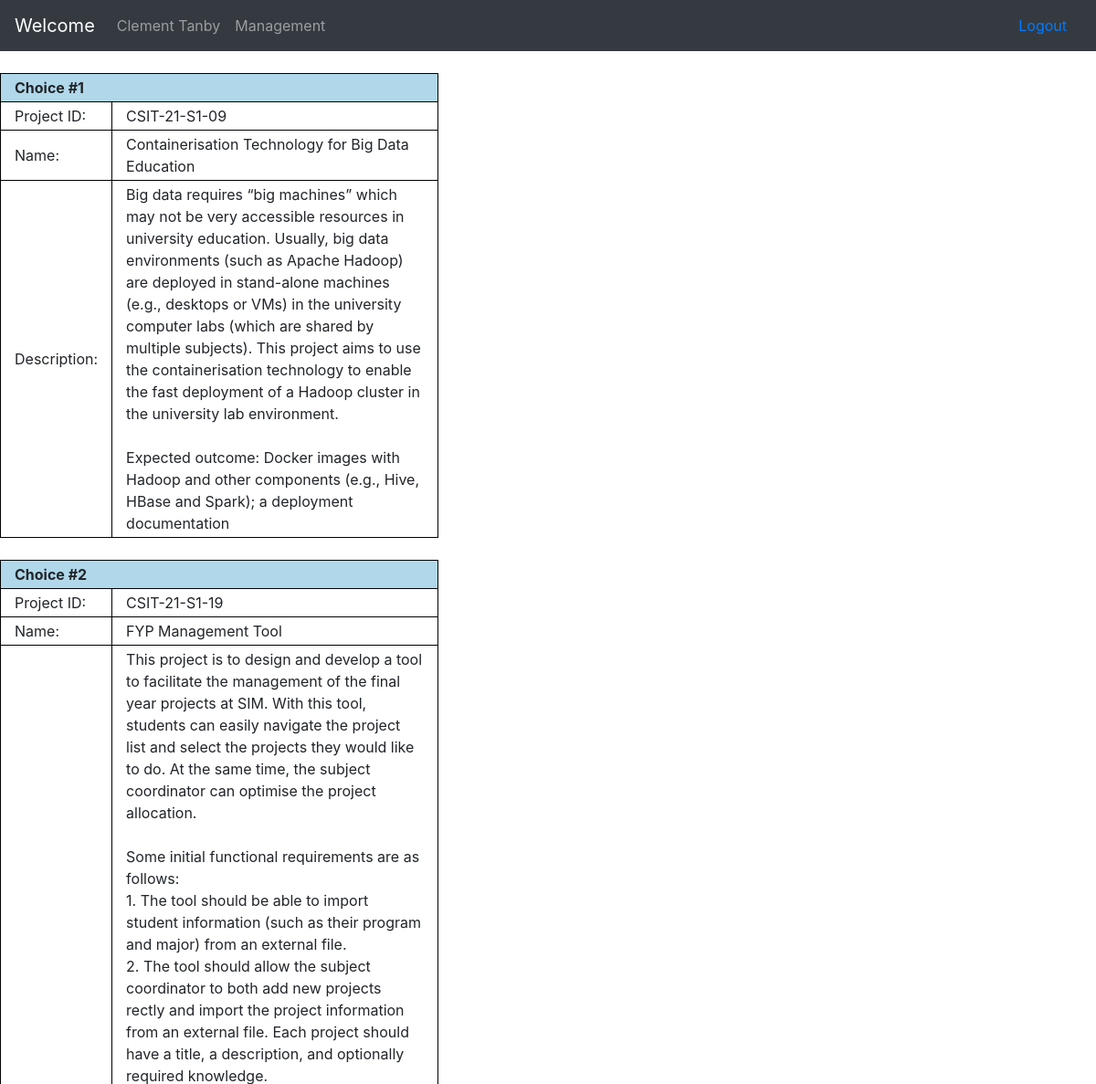
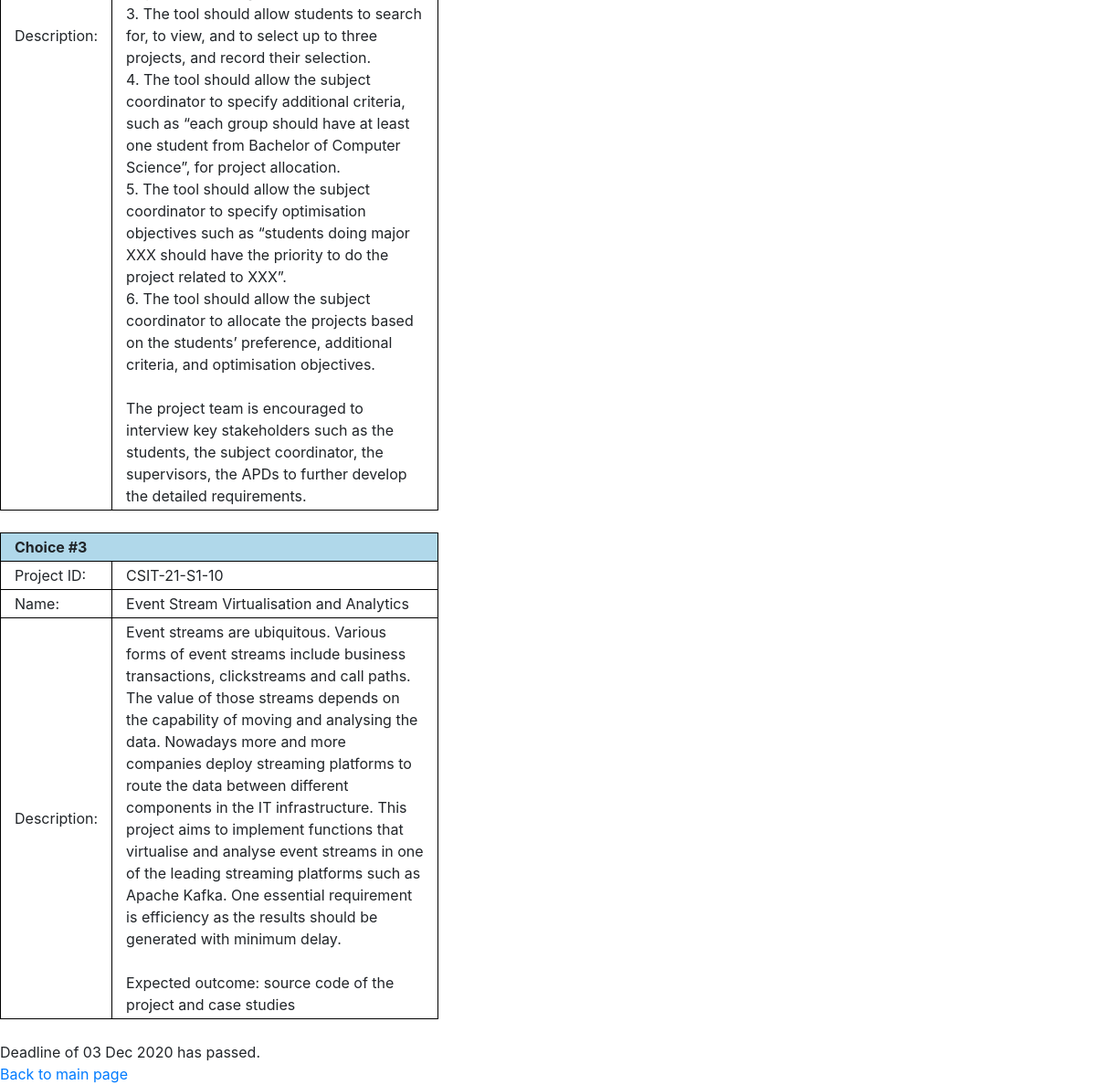
/view_choices.php (signed in), run on the app's committed database (2 pictures, top to bottom).
### tables this page shows
CREATE TABLE IF NOT EXISTS `accounts` (
  `sim_id` varchar(10) NOT NULL,
  `uow_id` varchar(10) NOT NULL,
  `name` tinytext NOT NULL,
  `password` varchar(64) NOT NULL,
  `phone` varchar(16) DEFAULT NULL,
  `sim_email` varchar(64) DEFAULT NULL,
  `personal_email` varchar(64) DEFAULT NULL,
  `show_phone` tinyint(1) NOT NULL DEFAULT '0',
  `show_email` tinyint(1) NOT NULL DEFAULT '0',
  `type` int(1) NOT NULL COMMENT '0 = Faculty, 1 = Full-time Student, 2 = Part-time Student, 8 = Admin, 9 = Superadmin',
  `majors` json DEFAULT NULL COMMENT 'Faculty => JSON of varchar(8)+,\r\nStudent = JSON of 1 varchar(8) -\r\n[majors.id]',
  `choices` json DEFAULT NULL COMMENT 'Students only -\r\nJSON of varchar(8) [projects.id]',
  `year` smallint(4) DEFAULT NULL COMMENT 'Students only',
  `quarter` tinyint(1) DEFAULT NULL COMMENT 'Students only (1, 2, 3, or 4)',
  PRIMARY KEY (`sim_id`),
  UNIQUE KEY `accounts_uow_id` (`uow_id`),
  KEY `accounts_year_quarter` (`year`,`quarter`) USING BTREE,
  KEY `accounts_type` (`type`),
  KEY `accounts_sim_email` (`sim_email`) USING BTREE,
  KEY `accounts_personal_email` (`personal_email`)
);

CREATE TABLE IF NOT EXISTS `projects` (
  `id` int(11) NOT NULL AUTO_INCREMENT,
  `proj_id` varchar(24) NOT NULL,
  `name` varchar(64) NOT NULL,
  `description` text NOT NULL,
  `year` smallint(4) NOT NULL,
  `quarter` tinyint(1) NOT NULL,
  PRIMARY KEY (`id`),
  UNIQUE KEY `projects_proj_id` (`proj_id`),
  KEY `projects_year_quarter` (`year`,`quarter`)
);

CREATE TABLE IF NOT EXISTS `choice_deadlines` (
  `year` smallint(4) NOT NULL,
  `quarter` tinyint(1) NOT NULL,
  `deadline` date DEFAULT NULL,
  PRIMARY KEY (`year`,`quarter`)
);

### include/funcs/sql_funcs.php (called while the page is built, shortened)
<?php
	require_once(dirname(__FILE__)."/../class/ClassAccount.php");
	require_once(dirname(__FILE__)."/../class/ClassStudent.php");
	require_once(dirname(__FILE__)."/../class/ClassProject.php");
	function str_clean(&$string){
		return mysqli_real_escape_string($GLOBALS['mysql_link'], trim($string));
	}
	function db_query($query){
		$result = mysqli_query($GLOBALS['mysql_link'], $query);
		$error = mysqli_error($GLOBALS['mysql_link']);
		return $result;
	}
	function get_account($id, $type = ""){
		str_clean($id);
		str_clean($type);
		if($type == ""){
			$type = mysqli_fetch_assoc(db_query("SELECT `type` FROM `accounts` WHERE `sim_id` = '{$id}';"))['type'];
		}
		if($type == 1 || $type == 2){
			return new Student($id);
		}elseif($type == 8 || $type == 9){
			return new Admin($id);
		}elseif($type == 0){
			return new Faculty($id);
		}
		return false;
	}
	function get_project($id, $from = "id"){
		if($from != "proj_id"){
			$from = "id";
		}
		if(is_array($id)){
			array_walk_recursive($id, function(&$value, $key){
				str_clean($value);
				$value = htmlspecialchars($value);
			});
			$output = [];
			foreach($id as $i){
				try{
					$output[] = get_project($i, $from);
				}catch(Exception $e){
					continue;
				}
			}
			return $output;
		}else{
			str_clean($id);
			return new Project($id, $from);
		}
	}
	function get_deadline($year, $quarter){
		str_clean($year);
		str_clean($quarter);
		$query = db_query("SELECT `deadline` FROM `choice_deadlines` WHERE `year` = '{$year}' AND `quarter` = '{$quarter}';");
		if(mysqli_num_rows($query) <= 0){
			return NULL;
		}else{
			return mysqli_fetch_assoc($query)['deadline'];
		}
	}
?>

### include/class/ClassAccount.php (called while the page is built, shortened)
<?php
	require_once (dirname(__FILE__)."/../funcs/sql_funcs.php");
	abstract class Account{
		private	$name;
		public function __construct($id){
			$id = str_clean($id);
			$query = db_query("SELECT * FROM `accounts` WHERE `sim_id` = '{$id}' LIMIT 1;");
			$result = mysqli_fetch_assoc($query);
			if(mysqli_num_rows($query) == 1){
				$this->sim_id = $result['sim_id'];
				$this->name = $result['name'];
				$this->account_type = $result['type'];
				$this->raw = $result;
			}else{
				throw new Exception("Account not found.");
			}
		}
		public function get_name(){
			return $this->name;
		}
	}
?>

### include/class/ClassStudent.php (called while the page is built, shortened)
<?php
	require_once (dirname(__FILE__)."/../funcs/sql_funcs.php");
	class Student extends Account{
		private $choices;
		private $year;
		private $quarter;
		public function __construct($id){
			parent::__construct($id);
			if($this->account_type != 1 && $this->account_type != 2){
				throw new Exception("Account is not a student.");
			}else{
				$this->choices = json_decode($this->raw['choices']);
				$this->year = $this->raw['year'];
				$this->quarter = $this->raw['quarter'];
			}
		}
		public function get_year(){
			return $this->year;
		}
		public function get_quarter(){
			return $this->quarter;
		}
		public function get_choices(){
			if(is_null($this->choices)){
				return [];
			}else{
				return $this->choices;
			}
		}
		public function get_choices_deadline(){
			return get_deadline($this->get_year(), $this->get_quarter());
		}
		public function can_make_choice(){
			return (strtotime(date("Y-m-d")) - strtotime($this->get_choices_deadline()) <= 0);
		}
	}
?>

### include/class/ClassProject.php (called while the page is built, shortened)
<?php
	require_once (dirname(__FILE__)."/../funcs/sql_funcs.php");
	class Project{
		private	$name;
		private	$description;
		public function __construct($id, $from = "id"){
			if($from != "proj_id"){
				$from = "id";
			}
			$id = str_clean($id);
			$query = db_query("SELECT * FROM `projects` WHERE `{$from}` = '{$id}' LIMIT 1;");
			$result = mysqli_fetch_assoc($query);
			if(mysqli_num_rows($query) == 1){
				$this->proj_id = $result['proj_id'];
				$this->name = $result['name'];
				$this->description = $result['description'];
			}else{
				throw new Exception("Project not found.");
			}
		}
		public function get_name(){
			return $this->name;
		}
		public function get_description(){
			return $this->description;
		}
	}
?>

### view_choices.php (the view, shortened to what this page needs)
<?php
	require_once("include/funcs/sql_funcs.php");
	$account = get_account($_SESSION["id"]);
	$projects = get_project($account->get_choices());
?>
<!DOCTYPE html>
<html lang='en'>
	<head>
		<link rel='stylesheet' href='include/css/main.css' />
	</head>
	<body>
		<?php
			include("include/templates/header.php");
			if(empty($projects)){
				if($account->can_make_choice()){
		?>
					<a href='make_choices.php'>Make Choices</a>
		<?php
				}else{
		?>
					Deadline of <?= date("d M Y", strtotime($account->get_choices_deadline())) ?> has passed.
		<?php
				}
			}else{
				$choice = 1;
				foreach($projects as $project){
	?>
					<table id='choice_<?= $choice ?>' class='basic_table' style='width:40%;'>
						<tr>
							<td colspan='2'>
								Choice #<?= $choice++ ?>
							</td>
						</tr>
						<tr>
							<td style='width:25%;'>
								Project ID:
							</td>
							<td>
								<?= $project->proj_id ?>
							</td>
						</tr>
						<tr>
							<td style='width:25%;'>
								Name:
							</td>
							<td>
								<?= $project->get_name() ?>
							</td>
						</tr>
						<tr>
							<td style='width:25%;'>
								Description:
							</td>
							<td>
								<?= nl2br($project->get_description()) ?>
							</td>
						</tr>
					</table>
					<br />
		<?php
				}
				if($account->can_make_choice()){
		?>
					<a href='make_choices.php'>Update Choices</a>
		<?php
				}else{
		?>
					Deadline of <?= date("d M Y", strtotime($account->get_choices_deadline())) ?> has passed.
		<?php
				}
			}
		?>
		<br />
		<a href='home.php'>Back to main page</a>
	</body>
</html>

### include/templates/header.php (shortened to what this page needs)
<link href="include/css/bootstrap.min.css" rel="stylesheet" id="bootstrap-css">
<div class="navbar navbar-expand-md navbar-dark bg-dark mb-4" role="navigation">
    <a class="navbar-brand" href="home.php">Welcome </a>
    <div class="collapse navbar-collapse" id="navbarCollapse">
        <ul class="navbar-nav mr-auto">
            <li class="nav-item">
				<a class="nav-link"  href='view_account.php?a=<?= $account->sim_id ?>'>
					<?= $account->get_name() ?>
				</a>
            </li>
			<li class="nav-item">
				<a class="nav-link" href="management.php">Management</a>
			</li>
        </ul>
		<a class="nav-link" href="logout.php">Logout</a>
    </div>
</div>

### include/css/main.css (style rules this page uses)
.basic_table { border: 1px solid #000000; border-collapse: collapse; }
.basic_table tr td { border: 1px solid #000000; padding: 3px 15px; }
.basic_table tr:first-child td { background-color:#B0D8EA; font-weight: bold; }
.project_table th, td { padding: 8px; text-align: left; border-bottom: 1px solid #ddd; }

### include/templates/header.php (style rules this page uses)
.navbar { z-index:1; }

### data on the page
accounts: name "Clement Tanby", year+quarter "03 Dec 2020"
projects: proj "CSIT-21-S1-09", name "Containerisation Technology for Big Data Education", description "Big data requires “big machines” which may not be very accessible resources in university education. Usually, big data environments (such as Apache Hadoop) are deployed in stand-alone machines (e.g., desktops or VMs) in the university computer labs (which are shared by multiple subjects). This project aims to use the containerisation technology to enable the fast deployment of a Hadoop cluster in the university lab environment. Expected outcome: Docker images with Hadoop and other components (e.g., Hive, HBase and Spark); a deployment documentation"
projects: proj "CSIT-21-S1-19", name "FYP Management Tool", description "This project is to design and develop a tool to facilitate the management of the final year projects at SIM. With this tool, students can easily navigate the project list and select the projects they would like to do. At the same time, the subject coordinator can optimise the project allocation. Some initial functional requirements are as follows: 1. The tool should be able to import student information (such as their program and major) from an external file. 2. The tool should allow the subject coordinator to both add new projects rectly and import the project information from an external file. Each project should have a title, a description, and optionally required knowledge. 3. The tool…"
projects: proj "CSIT-21-S1-10", name "Event Stream Virtualisation and Analytics", description "Event streams are ubiquitous. Various forms of event streams include business transactions, clickstreams and call paths. The value of those streams depends on the capability of moving and analysing the data. Nowadays more and more companies deploy streaming platforms to route the data between different components in the IT infrastructure. This project aims to implement functions that virtualise and analyse event streams in one of the leading streaming platforms such as Apache Kafka. One essential requirement is efficiency as the results should be generated with minimum delay. Expected outcome: source code of the project and case studies"
